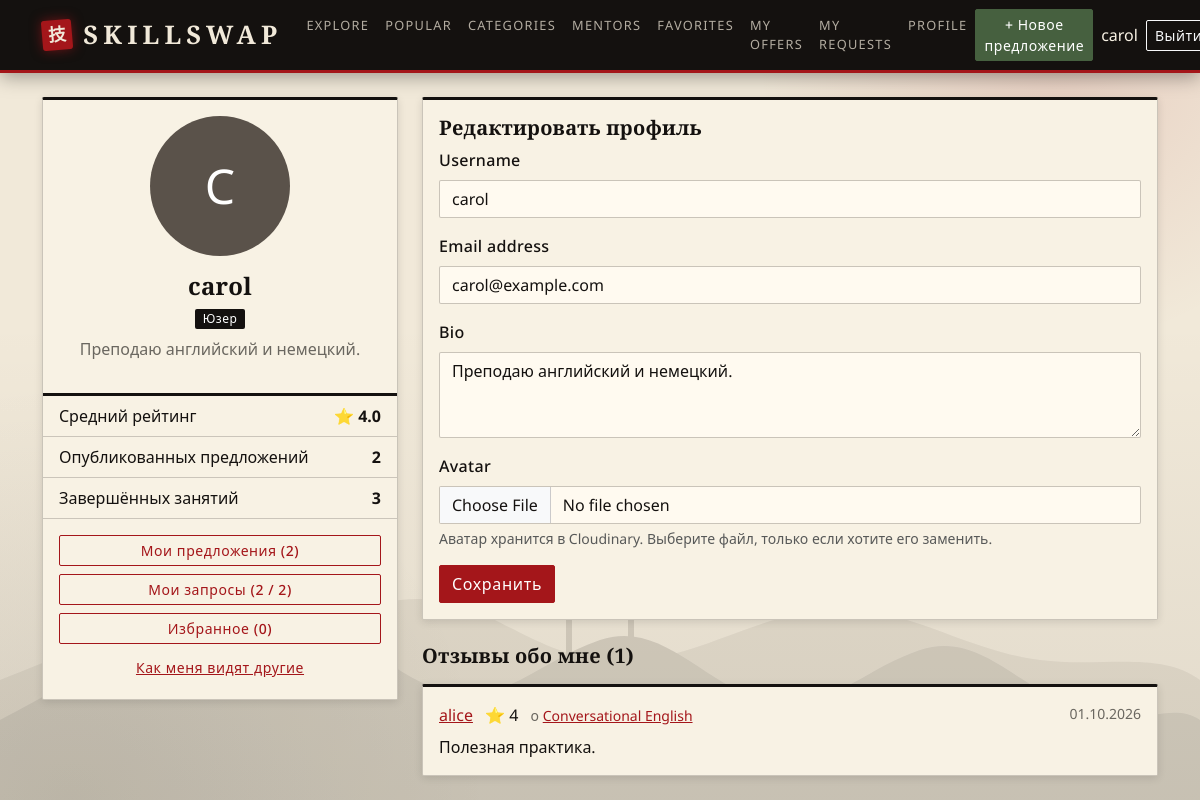
The app's page /accounts/profile/ (signed in) with its own data.
### accounts/models.py (models this page shows, shortened)
class User(AbstractUser):
    class Role(models.TextChoices):
        SUPERADMIN = 'superadmin', 'Супер админ'
        ADMIN = 'admin', 'Админ'
        USER = 'user', 'Юзер'
    role = models.CharField(max_length=20, choices=Role.choices, default=Role.USER)
    avatar = models.ImageField(upload_to='avatars/', blank=True, null=True)
    bio = models.TextField(max_length=500, blank=True)
    is_banned = models.BooleanField(default=False)
    @property
    def average_rating(self):
        ratings = [offer.average_rating for offer in self.offers.all() if offer.average_rating > 0]
        return round(sum(ratings) / len(ratings), 2) if ratings else 0.0
    @property
    def published_offers_count(self):
        return self.offers.filter(status='published').count()
    @property
    def completed_sessions_count(self):
        return self.sent_requests.filter(status='completed').count() + \
               self.received_requests.filter(status='completed').count()
    @property
    def is_moderator(self):
        return self.role in (self.Role.ADMIN, self.Role.SUPERADMIN)

### skills/models.py (models this page shows, shortened)
class SkillOffer(models.Model):
    class Level(models.TextChoices):
        BEGINNER = 'beginner', 'Beginner'
        INTERMEDIATE = 'intermediate', 'Intermediate'
        ADVANCED = 'advanced', 'Advanced'
    class Format(models.TextChoices):
        ONLINE = 'online', 'Online'
        OFFLINE = 'offline', 'Offline'
    class Status(models.TextChoices):
        DRAFT = 'draft', 'Draft'
        PENDING = 'pending', 'Pending'
        PUBLISHED = 'published', 'Published'
        REJECTED = 'rejected', 'Rejected'
    title = models.CharField(max_length=255)
    description = models.TextField()
    image = models.ImageField(upload_to='offers/', blank=True, null=True)
    category = models.ForeignKey(Category, on_delete=models.CASCADE, related_name='offers')
    level = models.CharField(max_length=20, choices=Level.choices)
    format = models.CharField(max_length=20, choices=Format.choices)
    duration = models.CharField(max_length=100)
    author = models.ForeignKey(settings.AUTH_USER_MODEL, on_delete=models.CASCADE, related_name='offers')
    status = models.CharField(max_length=20, choices=Status.choices, default=Status.PENDING)
    created_at = models.DateTimeField(auto_now_add=True)
    class Meta:
        ordering = ['-created_at']
    @property
    def average_rating(self):
        reviews = self.reviews.all()
        if reviews.exists():
            return round(sum(r.rating for r in reviews) / reviews.count(), 2)
        return 0.0

class Review(models.Model):
    offer = models.ForeignKey(SkillOffer, on_delete=models.CASCADE, related_name='reviews')
    user = models.ForeignKey(settings.AUTH_USER_MODEL, on_delete=models.CASCADE)
    rating = models.IntegerField(validators=[MinValueValidator(1), MaxValueValidator(5)])
    comment = models.TextField()
    created_at = models.DateTimeField(auto_now_add=True)
    class Meta:
        unique_together = ('offer', 'user')
        ordering = ['-created_at']

### accounts/views.py (the view)
# urls.py: path('profile/', views.profile_view, name='profile'),
@login_required
def profile_view(request):
    user = request.user
    if request.method == 'POST':
        form = UserProfileForm(request.POST, request.FILES, instance=user)
        if form.is_valid():
            form.save()
            messages.success(request, 'Профиль обновлён.')
            return redirect('profile')
    else:
        form = UserProfileForm(instance=user)
    context = {
        'form': form,
        'user_offers': SkillOffer.objects.filter(author=user).select_related('category'),
        'sent_requests': SessionRequest.objects.filter(student=user).select_related('offer', 'teacher'),
        'received_requests': SessionRequest.objects.filter(teacher=user).select_related('offer', 'student'),
        'favorites': Favorite.objects.filter(user=user).select_related('offer', 'offer__author'),
        'reviews': Review.objects.filter(offer__author=user).select_related('user', 'offer'),
    }
    return render(request, 'accounts/profile.html', context)

### accounts/forms.py (shortened to what this page needs)
class UserProfileForm(forms.ModelForm):
    class Meta:
        model = User
        fields = ('username', 'email', 'bio', 'avatar')
        widgets = {
            'username': forms.TextInput(attrs={'class': 'form-control'}),
            'email': forms.EmailInput(attrs={'class': 'form-control'}),
            'bio': forms.Textarea(attrs={'class': 'form-control', 'rows': 3}),
            'avatar': forms.FileInput(attrs={'class': 'form-control'}),
        }

### templates/accounts/profile.html (shortened to what this page needs)
{% extends 'base.html' %}
{% block content %}
<div class="row">
  <div class="col-lg-4 mb-4">
    <div class="card text-center">
      <div class="card-body">
        {% if user.avatar %}
          <img src="{{ user.avatar.url }}" alt="{{ user.username }}"
               class="rounded-circle mb-3" style="width: 140px; height: 140px; object-fit: cover;">
        {% else %}
          <div class="rounded-circle bg-secondary text-white d-flex align-items-center justify-content-center mx-auto mb-3"
               style="width: 140px; height: 140px; font-size: 3rem;">
            {{ user.username|first|upper }}
          </div>
        {% endif %}
        <h4 class="mb-1">{{ user.username }}</h4>
        <p class="mb-2">
          <span class="badge bg-dark">{{ user.get_role_display }}</span>
        </p>
        {% if user.bio %}
          <p class="text-muted" style="white-space: pre-line;">{{ user.bio }}</p>
        {% else %}
          <p class="text-muted small">Описание не заполнено.</p>
        {% endif %}
      </div>
      <ul class="list-group list-group-flush">
        <li class="list-group-item d-flex justify-content-between">
          <span>Средний рейтинг</span>
          <strong>{% if user.average_rating %}⭐ {{ user.average_rating }}{% else %}нет{% endif %}</strong>
        </li>
        <li class="list-group-item d-flex justify-content-between">
          <span>Опубликованных предложений</span>
          <strong>{{ user.published_offers_count }}</strong>
        </li>
        <li class="list-group-item d-flex justify-content-between">
          <span>Завершённых занятий</span>
          <strong>{{ user.completed_sessions_count }}</strong>
        </li>
      </ul>
      <div class="card-body d-grid gap-2">
        <a href="{% url 'my_offers' %}" class="btn btn-outline-primary btn-sm">
          Мои предложения ({{ user_offers|length }})
        </a>
        <a href="{% url 'my_requests' %}" class="btn btn-outline-primary btn-sm">
          Мои запросы ({{ sent_requests|length }} / {{ received_requests|length }})
        </a>
        <a href="{% url 'favorites' %}" class="btn btn-outline-primary btn-sm">
          Избранное ({{ favorites|length }})
        </a>
        <a href="{% url 'public_profile' user.username %}" class="btn btn-link btn-sm">
          Как меня видят другие
        </a>
      </div>
    </div>
  </div>
  <div class="col-lg-8">
    <div class="card mb-4">
      <div class="card-body">
        <h5 class="card-title">Редактировать профиль</h5>
        <form method="post" enctype="multipart/form-data">
          {% for field in form %}
            <div class="mb-3">
              <label class="form-label" for="{{ field.id_for_label }}">{{ field.label }}</label>
              {{ field }}
              {% if field.name == 'avatar' %}
                <div class="form-text">Аватар хранится в Cloudinary. Выберите файл, только если хотите его заменить.</div>
              {% endif %}
            </div>
          {% endfor %}
          <button type="submit" class="btn btn-primary">Сохранить</button>
        </form>
      </div>
    </div>
    <h5 class="mb-3">Отзывы обо мне ({{ reviews|length }})</h5>
    {% for review in reviews %}
      <div class="card mb-2">
        <div class="card-body">
          <div class="d-flex justify-content-between">
            <div>
              <a href="{% url 'public_profile' review.user.username %}">{{ review.user.username }}</a>
              <span class="ms-2">⭐ {{ review.rating }}</span>
              <span class="text-muted small ms-2">
                о <a href="{% url 'offer_detail' review.offer.pk %}">{{ review.offer.title }}</a>
              </span>
            </div>
            <span class="text-muted small">{{ review.created_at|date:"d.m.Y" }}</span>
          </div>
          <p class="mb-0 mt-2" style="white-space: pre-line;">{{ review.comment }}</p>
        </div>
      </div>
    {% empty %}
      <p class="text-muted">Отзывов о вас пока нет.</p>
    {% endfor %}
  </div>
</div>
{% endblock %}

### templates/base.html (shortened to what this page needs)
{% load static %}
<!DOCTYPE html>
<html lang="ru">
<head>
  <link href="https://cdn.jsdelivr.net/npm/bootstrap@5.3.3/dist/css/bootstrap.min.css" rel="stylesheet">
  <link rel="stylesheet" href="{% static 'style.css' %}">
</head>
<body>
<nav class="navbar navbar-expand-lg navbar-dark bg-dark">
  <div class="container">
    <a class="navbar-brand" href="{% url 'home' %}">SkillSwap</a>
    <div class="collapse navbar-collapse" id="menu">
      <ul class="navbar-nav me-auto">
        <li class="nav-item"><a class="nav-link" href="{% url 'home' %}">Explore</a></li>
        <li class="nav-item"><a class="nav-link" href="{% url 'popular' %}">Popular</a></li>
        <li class="nav-item"><a class="nav-link" href="{% url 'categories' %}">Categories</a></li>
        <li class="nav-item"><a class="nav-link" href="{% url 'mentors' %}">Mentors</a></li>
        {% if user.is_authenticated %}
          <li class="nav-item"><a class="nav-link" href="{% url 'favorites' %}">Favorites</a></li>
          <li class="nav-item"><a class="nav-link" href="{% url 'my_offers' %}">My Offers</a></li>
          <li class="nav-item"><a class="nav-link" href="{% url 'my_requests' %}">My Requests</a></li>
          <li class="nav-item"><a class="nav-link" href="{% url 'profile' %}">Profile</a></li>
        {% endif %}
      </ul>
      <div class="d-flex align-items-center gap-2">
        {% if user.is_authenticated %}
          <a class="btn btn-success btn-sm" href="{% url 'offer_create' %}">+ Новое предложение</a>
          <span class="navbar-text text-light">{{ user.username }}</span>
          <form method="post" action="{% url 'logout' %}" class="m-0">
            <button type="submit" class="btn btn-outline-light btn-sm">Выйти</button>
          </form>
        {% else %}
          <a class="btn btn-outline-light btn-sm" href="{% url 'login' %}">Войти</a>
          <a class="btn btn-primary btn-sm" href="{% url 'register' %}">Регистрация</a>
        {% endif %}
      </div>
    </div>
  </div>
</nav>
<main class="container my-4">
  {% block content %}{% endblock %}
</main>
</body>
</html>

### records on screen
User: username "carol", username|first "C", role "Юзер", bio "Преподаю английский и немецкий.", average_rating "4.0", published_offers_count "2", completed_sessions_count "3", form "carol" "carol@example.com" "Преподаю английский и немецкий."
Review: user.username "alice", rating "4", offer "Conversational English", created_at "01.10.2026", comment "Полезная практика."

### other values on screen
{{ user_offers|length }} "2"
{{ sent_requests|length }} "2"
{{ received_requests|length }} "2"
{{ favorites|length }} "0"
{{ field.label }} "Username" "Email address" "Bio" "Avatar"
{{ reviews|length }} "1"
